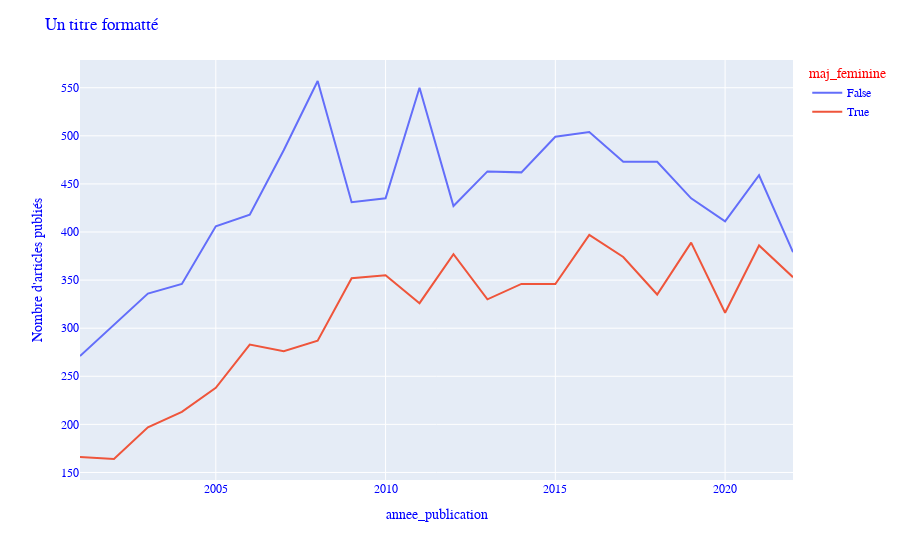

Notebook cell for this chart:
### Markdown cell above
Nous avons appris à créer de nouveaux graphes et de les personnaliser - mais comment faire pour personnaliser notre figure après l'avoir créer ? À la place nous pouvons utiliser la fonction `.update_layout()` sur notre `fig` pour éditer *le graphe plus tard*/ Cette fonction peut être appliquée à n'importe quel graphe généré avec Plotly Express afin de modifier un large panel de paramètres. Prenons comme exemple la fonction générée précédemment et modifions la police, la couleur et la taille de notre titre :

### Code cell
fig.update_layout(
    font_family = "Courrier New",   # Modification de la police
    font_color = "blue",            # Modification de la couleur du texte
    legend_title_font_color = "red",# Modification de la couleur du titre de la légende
    title = "Un titre formatté"
)

fig.show()

### Figure 1 — Plotly figure (JSON) as saved in the notebook; plotly's stock layout.template omitted (floating-point values rounded to 4 significant figures)
{"data": [{"hovertemplate": "maj_feminine=False<br>annee_publication=%{x}<br>Nombre d'articles publiés=%{y}<extra></extra>", "legendgroup": "False", "line": {"color": "#636efa", "dash": "solid"}, "marker": {"symbol": "circle"}, "mode": "lines", "name": "False", "orientation": "v", "showlegend": true, "type": "scatter", "x": [2001, 2002, 2003, 2004, 2005, 2006, 2007, 2008, 2009, 2010, 2011, 2012, 2013, 2014, 2015, 2016, 2017, 2018, 2019, 2020, 2021, 2022], "xaxis": "x", "y": [271, 303, 336, 346, 406, 418, 485, 557, 431, 435, 550, 427, 463, 462, 499, 504, 473, 473, 435, 411, 459, 379], "yaxis": "y"}, {"hovertemplate": "maj_feminine=True<br>annee_publication=%{x}<br>Nombre d'articles publiés=%{y}<extra></extra>", "legendgroup": "True", "line": {"color": "#EF553B", "dash": "solid"}, "marker": {"symbol": "circle"}, "mode": "lines", "name": "True", "orientation": "v", "showlegend": true, "type": "scatter", "x": [2001, 2002, 2003, 2004, 2005, 2006, 2007, 2008, 2009, 2010, 2011, 2012, 2013, 2014, 2015, 2016, 2017, 2018, 2019, 2020, 2021, 2022], "xaxis": "x", "y": [166, 164, 197, 213, 238, 283, 276, 287, 352, 355, 326, 377, 330, 346, 346, 397, 374, 335, 389, 316, 386, 353], "yaxis": "y"}], "layout": {"font": {"color": "blue", "family": "Courrier New"}, "legend": {"title": {"font": {"color": "red"}, "text": "maj_feminine"}, "tracegroupgap": 0}, "margin": {"t": 60}, "title": {"text": "Un titre formatté"}, "xaxis": {"anchor": "y", "domain": [0, 1], "title": {"text": "annee_publication"}}, "yaxis": {"anchor": "x", "domain": [0, 1], "title": {"text": "Nombre d'articles publiés"}}}}
